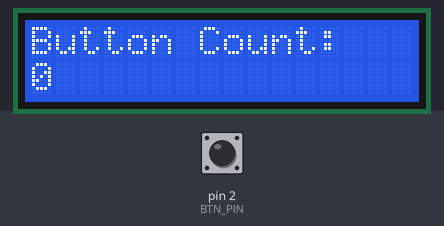
This sketch was run on a simulated Arduino Uno, built with avr-gcc and run on an emulated ATmega328P. On the bench: 16×2 character LCD. Wiring (inferred from the names in the program): character LCD (HD44780): RS pin 8; E pin 9; data pin 4, pin 5, pin 6, pin 7. The inputs (shaded band) are chosen by the test bench; at power-on: pin 2 (BTN_PIN) HIGH.

Above: at 0.9 s.
1.0 s: pin 2 (BTN_PIN) pulled LOW for 0.15 s
At 1.5 s:
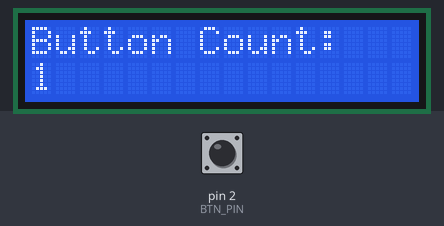
2.6 s: pin 2 (BTN_PIN) pulled LOW for 1 s
At 3.9 s:
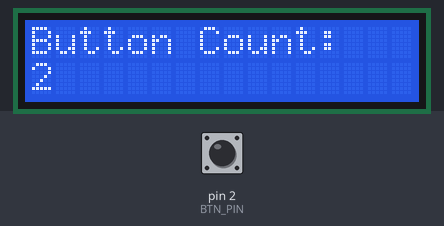
5.1 s: pin 2 (BTN_PIN) pulled LOW for 0.15 s
At 5.8 s:
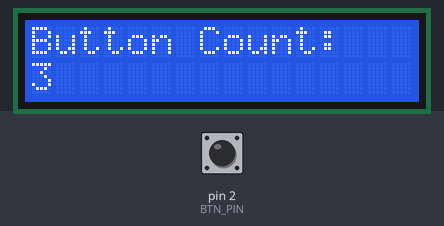
6.7 s: pin 2 (BTN_PIN) pulled LOW for 1 s
At 7.1 s:
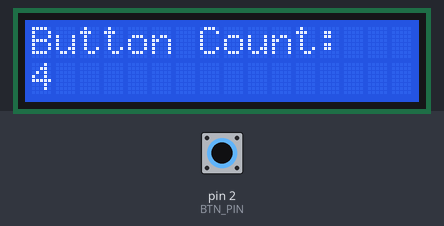
Timing chart, 0 to 9.7 s (numbered marks = the images above; inputs shaded):
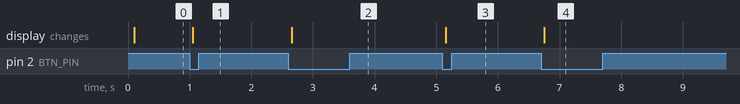

Measured:
- after the input at 1.0 s, the display: changes after 0.05 s (image 1)
- after the input at 2.6 s, the display: changes after 0.05 s (image 2)
- after the input at 5.1 s, the display: changes after 0.05 s (image 3)
- after the input at 6.7 s, the display: changes after 0.05 s (image 4)

The sketch:

ef.ino
```cpp
#include <avr/io.h>
#include <util/delay.h>
#include <stdlib.h>

// LCD Control Pins on Port B (Arduino Uno Pins 8 & 9)
#define RS (1 << PORTB0)  // Digital Pin 8
#define EN (1 << PORTB1)  // Digital Pin 9

// Push Button Pin on Port D (Arduino Uno Pin 2)
#define BTN_PIN (1 << PIND2)

void lcd_pulse_enable(void) {
    PORTB |= EN;
    _delay_us(1);
    PORTB &= ~EN;
    _delay_ms(2);
}

void lcd_send_nibble(uint8_t nibble) {
    PORTD = (PORTD & 0x0F) | (nibble & 0xF0);
    lcd_pulse_enable();
}

void lcd_command(uint8_t cmd) {
    PORTB &= ~RS;               // RS = 0 for Command
    lcd_send_nibble(cmd);       // Upper nibble
    lcd_send_nibble(cmd << 4);  // Lower nibble
}

void lcd_data(uint8_t data) {
    PORTB |= RS;                // RS = 1 for Data
    lcd_send_nibble(data);       // Upper nibble
    lcd_send_nibble(data << 4); // Lower nibble
}

void lcd_print(const char *str) {
    while (*str) {
        lcd_data(*str++);
    }
}

void lcd_init(void) {
    DDRB |= (RS | EN);          // Set RS & EN (Pins 8, 9) as OUTPUT
    DDRD |= 0xF0;               // Set D4–D7 (Pins 4–7) as OUTPUT
    _delay_ms(20);

    lcd_command(0x02);          // 4-bit initialization
    lcd_command(0x28);          // 2 lines, 5x7 font
    lcd_command(0x0C);          // Display ON, Cursor OFF
    lcd_command(0x06);          // Auto-increment cursor
    lcd_command(0x01);          // Clear display
    _delay_ms(2);
}

int main(void) {
    uint16_t count = 0;
    char buffer[8];

    lcd_init();

    // Configure Digital Pin 2 (PD2) as INPUT with internal pull-up resistor
    DDRD &= ~(1 << DDD2);
    PORTD |= (1 << PORTD2);

    // Display initial label and 0 count
    lcd_command(0x80);
    lcd_print("Button Count:");
    lcd_command(0xC0);
    lcd_print("0");

    while (1) {
        // Check if button is pressed (LOW due to pull-up)
        if (!(PIND & BTN_PIN)) {
            _delay_ms(30); // Debounce delay to filter mechanical noise

            // Confirm button is still pressed
            if (!(PIND & BTN_PIN)) {
                count++;                      // Increment press counter
                utoa(count, buffer, 10);      // Convert unsigned int to ASCII string

                lcd_command(0xC0);            // Move cursor to Row 2, Column 1
                lcd_print(buffer);            // Display updated count
                lcd_print("    ");            // Clear leftover digits if any

                // Wait until the user releases the button before counting again
                while (!(PIND & BTN_PIN));
                _delay_ms(30);                // Debounce delay on release
            }
        }
    }

    return 0;
}

    
```
